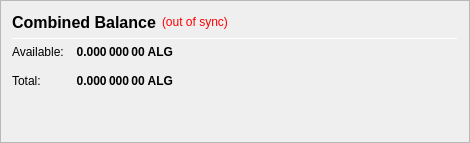
                   <widget class="QFrame" name="frame_CombinedBalances">
                    <property name="minimumSize">
                     <size>
                      <width>470</width>
                      <height>0</height>
                     </size>
                    </property>
                    <property name="frameShape">
                     <enum>QFrame::StyledPanel</enum>
                    </property>
                    <property name="frameShadow">
                     <enum>QFrame::Raised</enum>
                    </property>
                    <layout class="QVBoxLayout" name="verticalLayout_5">
                     <item>
                      <layout class="QHBoxLayout" name="horizontalLayout_5" stretch="0,0,0">
                       <item>
                        <widget class="QLabel" name="label_5z">
                         <property name="minimumSize">
                          <size>
                           <width>0</width>
                           <height>20</height>
                          </size>
                         </property>
                         <property name="font">
                          <font>
                           <pointsize>12</pointsize>
                           <weight>75</weight>
                           <bold>true</bold>
                          </font>
                         </property>
                         <property name="toolTip">
                          <string>Combined Balance (including unconfirmed and immature coins)</string>
                         </property>
                         <property name="text">
                          <string>Combined Balance</string>
                         </property>
                        </widget>
                       </item>
                       <item>
                        <widget class="QLabel" name="labelWalletStatus">
                         <property name="cursor">
                          <cursorShape>WhatsThisCursor</cursorShape>
                         </property>
                         <property name="toolTip">
                          <string>The displayed information may be out of date. Your wallet automatically synchronizes with the ALG network after a connection is established, but this process has not completed yet.</string>
                         </property>
                         <property name="styleSheet">
                          <string notr="true">QLabel { color: red; }</string>
                         </property>
                         <property name="text">
                          <string notr="true">(out of sync)</string>
                         </property>
                         <property name="alignment">
                          <set>Qt::AlignLeading|Qt::AlignLeft|Qt::AlignVCenter</set>
                         </property>
                        </widget>
                       </item>
                       <item>
                        <spacer name="horizontalSpacer_1">
                         <property name="orientation">
                          <enum>Qt::Horizontal</enum>
                         </property>
                         <property name="sizeHint" stdset="0">
                          <size>
                           <width>40</width>
                           <height>20</height>
                          </size>
                         </property>
                        </spacer>
                       </item>
                      </layout>
                     </item>
                     <item>
                      <widget class="Line" name="line_CombinedBalance">
                       <property name="minimumSize">
                        <size>
                         <width>0</width>
                         <height>1</height>
                        </size>
                       </property>
                       <property name="maximumSize">
                        <size>
                         <width>16777215</width>
                         <height>1</height>
                        </size>
                       </property>
                       <property name="orientation">
                        <enum>Qt::Horizontal</enum>
                       </property>
                      </widget>
                     </item>
                     <item>
                      <layout class="QGridLayout" name="gridLayout_3">
                       <property name="spacing">
                        <number>12</number>
                       </property>
                       <item row="1" column="0">
                        <widget class="QLabel" name="labelBalanceTextz">
                         <property name="text">
                          <string>Available:</string>
                         </property>
                        </widget>
                       </item>
                       <item row="1" column="1">
                        <widget class="QLabel" name="labelBalancez">
                         <property name="font">
                          <font>
                           <weight>75</weight>
                           <bold>true</bold>
                          </font>
                         </property>
                         <property name="cursor">
                          <cursorShape>IBeamCursor</cursorShape>
                         </property>
                         <property name="toolTip">
                          <string>Your current spendable balance</string>
                         </property>
                         <property name="text">
                          <string notr="true">0.000 000 00 ALG</string>
                         </property>
                         <property name="alignment">
                          <set>Qt::AlignRight|Qt::AlignTrailing|Qt::AlignVCenter</set>
                         </property>
                         <property name="textInteractionFlags">
                          <set>Qt::LinksAccessibleByMouse|Qt::TextSelectableByKeyboard|Qt::TextSelectableByMouse</set>
                         </property>
                        </widget>
                       </item>
                       <item row="2" column="0">
                        <widget class="QLabel" name="labelTotalTextz">
                         <property name="text">
                          <string>Total:</string>
                         </property>
                        </widget>
                       </item>
                       <item row="2" column="1">
                        <widget class="QLabel" name="labelTotalz">
                         <property name="font">
                          <font>
                           <weight>75</weight>
                           <bold>true</bold>
                          </font>
                         </property>
                         <property name="cursor">
                          <cursorShape>IBeamCursor</cursorShape>
                         </property>
                         <property name="toolTip">
                          <string>Total Balance, including all unavailable coins.</string>
                         </property>
                         <property name="text">
                          <string notr="true">0.000 000 00 ALG</string>
                         </property>
                         <property name="alignment">
                          <set>Qt::AlignRight|Qt::AlignTrailing|Qt::AlignVCenter</set>
                         </property>
                         <property name="textInteractionFlags">
                          <set>Qt::LinksAccessibleByMouse|Qt::TextSelectableByKeyboard|Qt::TextSelectableByMouse</set>
                         </property>
                        </widget>
                       </item>
                       <item row="2" column="3">
                        <spacer name="horizontalSpacer_2">
                         <property name="orientation">
                          <enum>Qt::Horizontal</enum>
                         </property>
                         <property name="sizeHint" stdset="0">
                          <size>
                           <width>40</width>
                           <height>20</height>
                          </size>
                         </property>
                        </spacer>
                       </item>
                      </layout>
                     </item>
                     <item>
                      <spacer name="verticalSpacer_1">
                       <property name="orientation">
                        <enum>Qt::Vertical</enum>
                       </property>
                       <property name="sizeHint" stdset="0">
                        <size>
                         <width>20</width>
                         <height>40</height>
                        </size>
                       </property>
                      </spacer>
                     </item>
                    </layout>
                   </widget>
